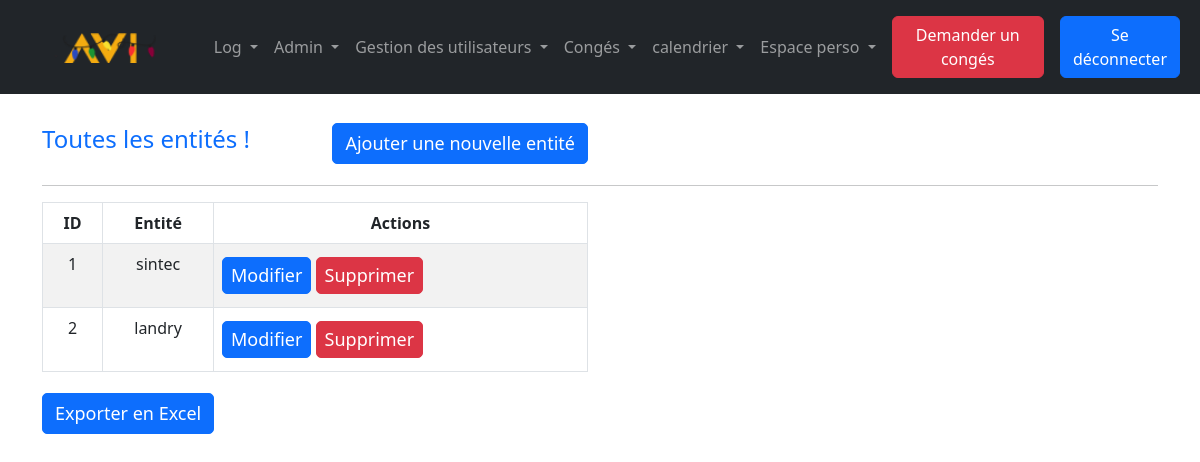
The page /index.php?action=crudEntite&id=3 (signed in) on the database its author committed.
### tables this page shows
CREATE TABLE `entite` (
  `id_entite` int(11) NOT NULL,
  `libelle` varchar(255) NOT NULL
);

### src/lib/database.php (called while the page is built, shortened)
<?php
class DatabaseConnection
{
    public ?\PDO $database = null;
    public function getConnection(): \PDO
    {
        if ($this->database === null) {
            $this->database = new \PDO('mysql:host=localhost;dbname=intranet;charset=utf8', 'root', '');
        }
        return $this->database;
    }
}

### src/model/Entite.php (called while the page is built, shortened)
<?php
require_once('src/lib/database.php');
class Entite_Model
{
        public DatabaseConnection $connection;
        public function getEntites(): array {
                $stmt= $this->connection->getConnection()->query("SELECT id_entite, libelle FROM entite");
                $entites = [];
                while (($row = $stmt->fetch())) {
                    $entite = new Entite();
                    $entite->id_entite = $row['id_entite'];
                    $entite->libelle = $row['libelle'];
                    $entites[] = $entite;
                }
                return $entites;
        }
}

### templates/Admin/crudentite.php (the view, shortened to what this page needs)
  <div class="container">
    <div class="row mt-4">
      <div class="col-lg-6 d-flex justify-content-between align-items-center">
        <div>
          <h4 class="text-primary">Toutes les entités !</h4>
        </div>
        <div>
            <button type="button" class="btn btn-primary" data-bs-toggle="modal" data-bs-target="#create">
            Ajouter une nouvelle entité
            </button>
        </div>
      </div>
    </div>
    <hr>
    <div class="row">
      <div class="col-lg-6">
        <div class="table-responsive">
          <table class="table table-striped table-bordered text-center" id="table">
            <thead>
              <tr>
                <th>ID</th>
                <th>Entité</th>
                <th>Actions</th>
              </tr>
            </thead>
            <tbody>
                <?php
                foreach($cruds as $crud){
                    $id_entite = $crud->id_entite;
                ?>
                <tr>
                    <td data-id="<?= $id_entite ?>"><?= $id_entite ?></td>
                    <td data-id="<?= $id_entite ?>"><?= $crud->libelle ?></td>
                    <td>
                        <div class='d-flex text-center'>
                        <button data-id="<?= $id_entite ?>" type="button" class="btn btn-sm btn-primary update" data-bs-toggle="modal" data-bs-target="#update">Modifier</button>
                        <form action='index.php?action=crudEtat&id=<?=$id?>' method='post'>
                            <button type="submit" class="btn btn-sm btn-danger">Supprimer</button>
                        </form>
                        </div>
                    </td>
                </tr>
                <?php
                }
                ?>
            </tbody>
          </table>
        </div>
      </div>
    </div>
    <button class="btn btn-primary" onclick="exportData()">Exporter en Excel</button>
  </div>
<?php require('templates/layout.php') ?>

### assets/css/style.css (style rules this page uses)
input, textarea, button { padding: 8px 15px; border-radius: 5px !important; margin: 5px 0px; box-sizing: border-box; border: 1px solid #ccc; font-size: 18px !important; font-weight: 300 }

### rows shown on the page
entite: id_entite "1", libelle "sintec"
entite: id_entite "2", libelle "landry"
